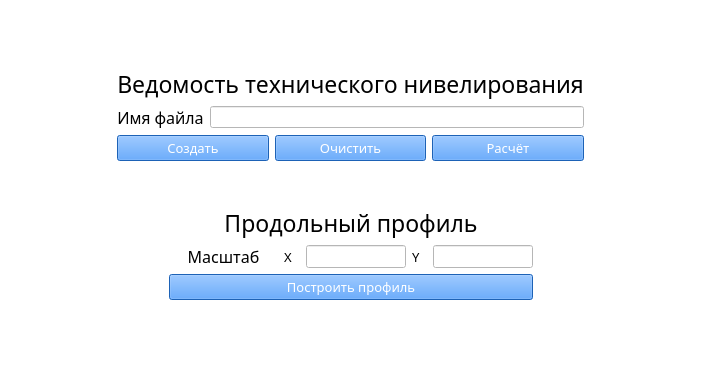
<?xml version="1.0" encoding="UTF-8"?>
<ui version="4.0">
 <class>MainWindow</class>
 <widget class="QMainWindow" name="MainWindow">
  <property name="geometry">
   <rect>
    <x>0</x>
    <y>0</y>
    <width>701</width>
    <height>389</height>
   </rect>
  </property>
  <property name="sizePolicy">
   <sizepolicy hsizetype="Fixed" vsizetype="Fixed">
    <horstretch>0</horstretch>
    <verstretch>0</verstretch>
   </sizepolicy>
  </property>
  <property name="font">
   <font>
    <family>Roboto Mono</family>
    <pointsize>10</pointsize>
    <bold>false</bold>
   </font>
  </property>
  <property name="windowTitle">
   <string>Для рыжули</string>
  </property>
  <property name="styleSheet">
   <string notr="true">background-color: rgb(255, 255, 255);</string>
  </property>
  <property name="animated">
   <bool>true</bool>
  </property>
  <property name="dockOptions">
   <set>QMainWindow::AllowTabbedDocks|QMainWindow::AnimatedDocks</set>
  </property>
  <widget class="QWidget" name="centralwidget">
   <layout class="QHBoxLayout" name="horizontalLayout_6">
    <item>
     <layout class="QVBoxLayout" name="verticalLayout_5">
      <item>
       <spacer name="verticalSpacer_3">
        <property name="orientation">
         <enum>Qt::Vertical</enum>
        </property>
        <property name="sizeHint" stdset="0">
         <size>
          <width>20</width>
          <height>40</height>
         </size>
        </property>
       </spacer>
      </item>
      <item>
       <layout class="QHBoxLayout" name="horizontalLayout_5">
        <item>
         <spacer name="horizontalSpacer_3">
          <property name="orientation">
           <enum>Qt::Horizontal</enum>
          </property>
          <property name="sizeHint" stdset="0">
           <size>
            <width>40</width>
            <height>20</height>
           </size>
          </property>
         </spacer>
        </item>
        <item>
         <layout class="QVBoxLayout" name="verticalLayout_4">
          <item>
           <layout class="QVBoxLayout" name="verticalLayout_2">
            <item>
             <widget class="QLabel" name="label_3">
              <property name="font">
               <font>
                <family>Roboto Mono Medium</family>
                <pointsize>17</pointsize>
                <bold>false</bold>
               </font>
              </property>
              <property name="styleSheet">
               <string notr="true">background-color: rgb(255,255,255);
color: rgb(0,0,0);</string>
              </property>
              <property name="text">
               <string>Ведомость технического нивелирования</string>
              </property>
              <property name="alignment">
               <set>Qt::AlignCenter</set>
              </property>
             </widget>
            </item>
            <item>
             <layout class="QVBoxLayout" name="verticalLayout">
              <item>
               <layout class="QHBoxLayout" name="horizontalLayout_4">
                <item>
                 <widget class="QLabel" name="label">
                  <property name="font">
                   <font>
                    <family>Roboto Mono Medium</family>
                    <pointsize>12</pointsize>
                    <bold>false</bold>
                   </font>
                  </property>
                  <property name="styleSheet">
                   <string notr="true">background-color: rgb(255, 255, 255);
color: rgb(0,0,0);</string>
                  </property>
                  <property name="text">
                   <string>Имя файла</string>
                  </property>
                  <property name="alignment">
                   <set>Qt::AlignCenter</set>
                  </property>
                 </widget>
                </item>
                <item>
                 <widget class="QLineEdit" name="file_name"/>
                </item>
               </layout>
              </item>
              <item>
               <layout class="QHBoxLayout" name="horizontalLayout_3">
                <item>
                 <widget class="QPushButton" name="new_ved">
                  <property name="font">
                   <font>
                    <family>Roboto Mono</family>
                    <pointsize>10</pointsize>
                    <bold>false</bold>
                   </font>
                  </property>
                  <property name="styleSheet">
                   <string notr="true">background-color: rgb(41, 137, 255);
color: rgb(255,255,255);</string>
                  </property>
                  <property name="text">
                   <string>Создать</string>
                  </property>
                 </widget>
                </item>
                <item>
                 <widget class="QPushButton" name="clear_all">
                  <property name="font">
                   <font>
                    <family>Roboto Mono</family>
                    <pointsize>10</pointsize>
                    <bold>false</bold>
                   </font>
                  </property>
                  <property name="styleSheet">
                   <string notr="true">background-color: rgb(41, 137, 255);
color: rgb(255,255,255);</string>
                  </property>
                  <property name="text">
                   <string>Очистить</string>
                  </property>
                 </widget>
                </item>
                <item>
                 <widget class="QPushButton" name="calculate">
                  <property name="font">
                   <font>
                    <family>Roboto Mono</family>
                    <pointsize>10</pointsize>
                    <bold>false</bold>
                   </font>
                  </property>
                  <property name="styleSheet">
                   <string notr="true">background-color: rgb(41, 137, 255);
color: rgb(255,255,255);</string>
                  </property>
                  <property name="text">
                   <string>Расчёт</string>
                  </property>
                 </widget>
                </item>
               </layout>
              </item>
             </layout>
            </item>
           </layout>
          </item>
          <item>
           <spacer name="verticalSpacer">
            <property name="orientation">
             <enum>Qt::Vertical</enum>
            </property>
            <property name="sizeHint" stdset="0">
             <size>
              <width>20</width>
              <height>40</height>
             </size>
            </property>
           </spacer>
          </item>
          <item>
           <layout class="QHBoxLayout" name="horizontalLayout_2">
            <item>
             <spacer name="horizontalSpacer">
              <property name="orientation">
               <enum>Qt::Horizontal</enum>
              </property>
              <property name="sizeHint" stdset="0">
               <size>
                <width>40</width>
                <height>20</height>
               </size>
              </property>
             </spacer>
            </item>
            <item>
             <layout class="QVBoxLayout" name="verticalLayout_3">
              <item>
               <widget class="QLabel" name="label_7">
                <property name="font">
                 <font>
                  <family>Roboto Mono Medium</family>
                  <pointsize>17</pointsize>
                  <bold>false</bold>
                 </font>
                </property>
                <property name="styleSheet">
                 <string notr="true">background-color: rgb(255, 255, 255);
color: rgb(0,0,0);</string>
                </property>
                <property name="text">
                 <string>Продольный профиль</string>
                </property>
                <property name="alignment">
                 <set>Qt::AlignCenter</set>
                </property>
               </widget>
              </item>
              <item>
               <layout class="QHBoxLayout" name="horizontalLayout">
                <item>
                 <widget class="QLabel" name="label_2">
                  <property name="minimumSize">
                   <size>
                    <width>109</width>
                    <height>0</height>
                   </size>
                  </property>
                  <property name="font">
                   <font>
                    <family>Roboto Mono Medium</family>
                    <pointsize>12</pointsize>
                    <bold>false</bold>
                   </font>
                  </property>
                  <property name="styleSheet">
                   <string notr="true">background-color: rgb(255, 255, 255);
color: rgb(0,0,0);</string>
                  </property>
                  <property name="text">
                   <string>Масштаб</string>
                  </property>
                  <property name="alignment">
                   <set>Qt::AlignCenter</set>
                  </property>
                 </widget>
                </item>
                <item>
                 <widget class="QLabel" name="label_4">
                  <property name="minimumSize">
                   <size>
                    <width>16</width>
                    <height>0</height>
                   </size>
                  </property>
                  <property name="font">
                   <font>
                    <family>Roboto Mono Medium</family>
                    <pointsize>10</pointsize>
                    <bold>false</bold>
                   </font>
                  </property>
                  <property name="styleSheet">
                   <string notr="true">background-color: rgb(255, 255, 255);
color: rgb(0,0,0);</string>
                  </property>
                  <property name="text">
                   <string>X</string>
                  </property>
                 </widget>
                </item>
                <item>
                 <widget class="QLineEdit" name="x_scale">
                  <property name="sizePolicy">
                   <sizepolicy hsizetype="Fixed" vsizetype="Fixed">
                    <horstretch>0</horstretch>
                    <verstretch>0</verstretch>
                   </sizepolicy>
                  </property>
                  <property name="minimumSize">
                   <size>
                    <width>0</width>
                    <height>0</height>
                   </size>
                  </property>
                  <property name="maximumSize">
                   <size>
                    <width>100</width>
                    <height>26</height>
                   </size>
                  </property>
                  <property name="baseSize">
                   <size>
                    <width>20</width>
                    <height>26</height>
                   </size>
                  </property>
                  <property name="font">
                   <font>
                    <family>Segoe UI</family>
                    <pointsize>10</pointsize>
                    <bold>false</bold>
                   </font>
                  </property>
                 </widget>
                </item>
                <item>
                 <widget class="QLabel" name="label_5">
                  <property name="minimumSize">
                   <size>
                    <width>15</width>
                    <height>0</height>
                   </size>
                  </property>
                  <property name="font">
                   <font>
                    <family>Roboto Mono Medium</family>
                    <pointsize>10</pointsize>
                    <bold>false</bold>
                   </font>
                  </property>
                  <property name="styleSheet">
                   <string notr="true">background-color: rgb(255, 255, 255);
color: rgb(0,0,0);</string>
                  </property>
                  <property name="text">
                   <string>Y</string>
                  </property>
                 </widget>
                </item>
                <item>
                 <widget class="QLineEdit" name="y_scale">
                  <property name="sizePolicy">
                   <sizepolicy hsizetype="Fixed" vsizetype="Fixed">
                    <horstretch>0</horstretch>
                    <verstretch>0</verstretch>
                   </sizepolicy>
                  </property>
                  <property name="minimumSize">
                   <size>
                    <width>0</width>
                    <height>0</height>
                   </size>
                  </property>
                  <property name="maximumSize">
                   <size>
                    <width>100</width>
                    <height>26</height>
                   </size>
                  </property>
                  <property name="baseSize">
                   <size>
                    <width>20</width>
                    <height>26</height>
                   </size>
                  </property>
                  <property name="font">
                   <font>
                    <family>Segoe UI</family>
                    <pointsize>10</pointsize>
                    <bold>false</bold>
                   </font>
                  </property>
                 </widget>
                </item>
               </layout>
              </item>
              <item>
               <widget class="QPushButton" name="draw_profile">
                <property name="minimumSize">
                 <size>
                  <width>254</width>
                  <height>0</height>
                 </size>
                </property>
                <property name="font">
                 <font>
                  <family>Roboto Mono</family>
                  <pointsize>10</pointsize>
                  <bold>false</bold>
                 </font>
                </property>
                <property name="styleSheet">
                 <string notr="true">background-color: rgb(41, 137, 255);
color: rgb(255,255,255);</string>
                </property>
                <property name="text">
                 <string>Построить профиль</string>
                </property>
               </widget>
              </item>
             </layout>
            </item>
            <item>
             <spacer name="horizontalSpacer_2">
              <property name="orientation">
               <enum>Qt::Horizontal</enum>
              </property>
              <property name="sizeHint" stdset="0">
               <size>
                <width>40</width>
                <height>20</height>
               </size>
              </property>
             </spacer>
            </item>
           </layout>
          </item>
         </layout>
        </item>
        <item>
         <spacer name="horizontalSpacer_4">
          <property name="orientation">
           <enum>Qt::Horizontal</enum>
          </property>
          <property name="sizeHint" stdset="0">
           <size>
            <width>40</width>
            <height>20</height>
           </size>
          </property>
         </spacer>
        </item>
       </layout>
      </item>
      <item>
       <spacer name="verticalSpacer_2">
        <property name="orientation">
         <enum>Qt::Vertical</enum>
        </property>
        <property name="sizeHint" stdset="0">
         <size>
          <width>20</width>
          <height>40</height>
         </size>
        </property>
       </spacer>
      </item>
     </layout>
    </item>
   </layout>
  </widget>
  <widget class="QStatusBar" name="statusbar"/>
 </widget>
 <resources/>
 <connections/>
</ui>
